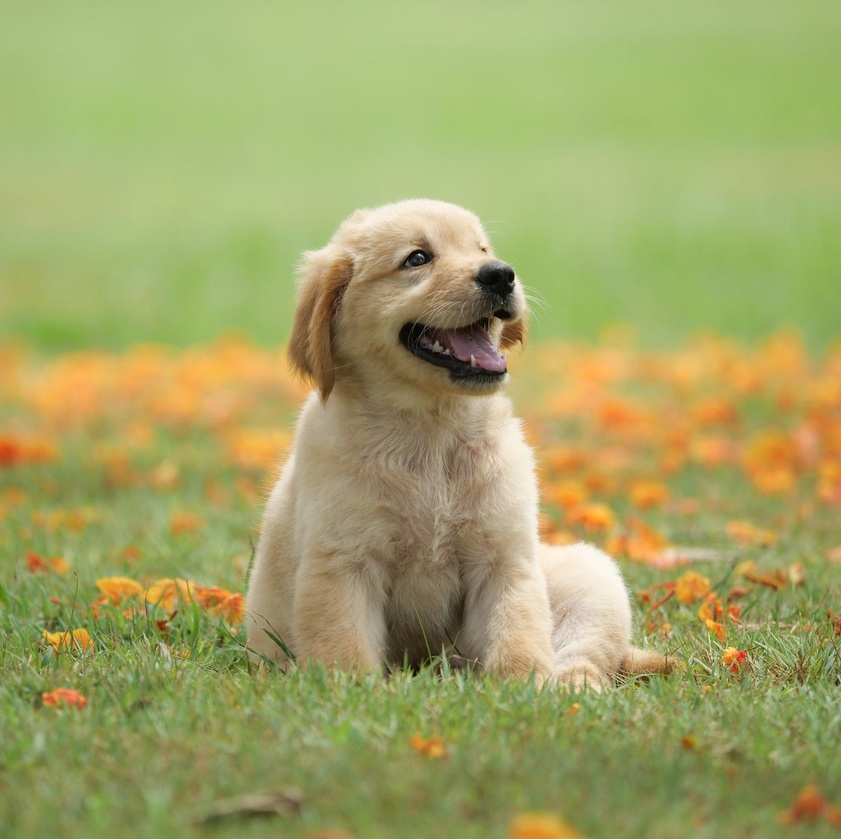
#> input picture Src/dog.jpg, 841 x 839 px, shrunk from 1200 x 1197 before the run
$ python W03_1.py
#> lines starting #> are read from the running program, lines starting #| are printed output that depends on the picture
import cv2
import matplotlib.pyplot as plt

img=cv2.imread("../Src/dog.jpg")
#> img is the input picture: shape (839, 841, 3); mean B, G, R 102.4, 164.3, 161.9

img=cv2.cvtColor(img,cv2.COLOR_BGR2RGB)
print(img.shape)
#| (839, 841, 3)

hist=cv2.calcHist([img],[0],None,[256],[0,256])
#> hist = 256 values, max 18488 at index 173, min 0 at index 0, mean 2756.2

plt.figure(figsize=(12,3))
plt.subplot(1,2,1)
plt.imshow(img)

plt.subplot(1,2,2)
plt.plot(hist)
plt.show()
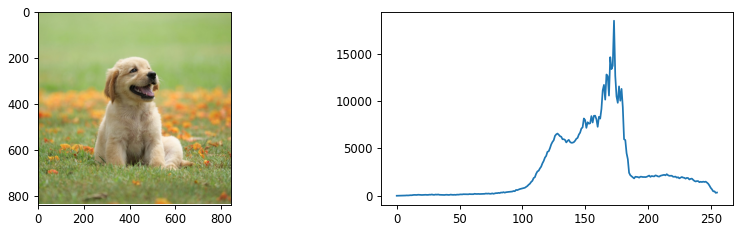
#> figure drawn by matplotlib, 2 panels; panel 2: curve peaks at x = 173, y = 18488

$ run again, with Src/AppleTree.jpg copied over Src/dog.jpg
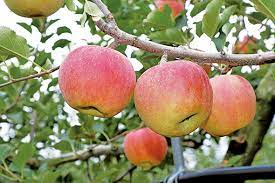
#> input picture Src/AppleTree.jpg, 275 x 183 px
#> img is the input picture: shape (183, 275, 3); mean B, G, R 106, 139.4, 151.7
#| (183, 275, 3)
#> hist = 256 values, max 952 at index 255, min 27 at index 7, mean 196.6
#> `plt.show()`:
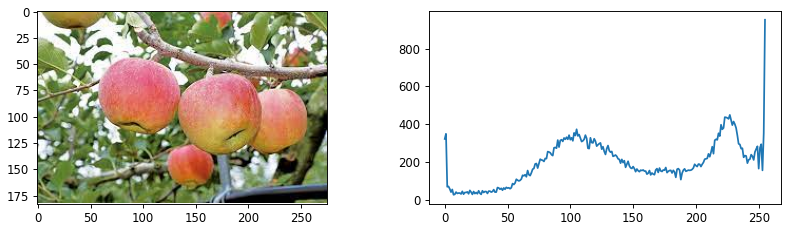
#> figure drawn by matplotlib, 2 panels; panel 2: curve peaks at x = 255, y = 952

$ run again, with Src/TestFlower2.jpg copied over Src/dog.jpg
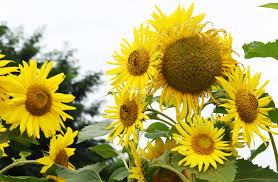
#> input picture Src/TestFlower2.jpg, 278 x 182 px
#> img is the input picture: shape (182, 278, 3); mean B, G, R 94.2, 169, 178.2
#| (182, 278, 3)
#> hist = 256 values, max 3882 at index 251, min 21 at index 2, mean 197.6
#> `plt.show()`:
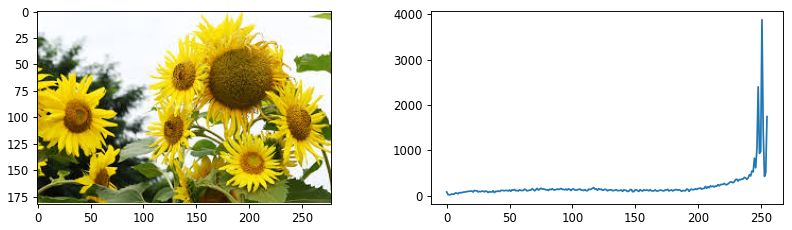
#> figure drawn by matplotlib, 2 panels; panel 2: curve peaks at x = 251, y = 3882
